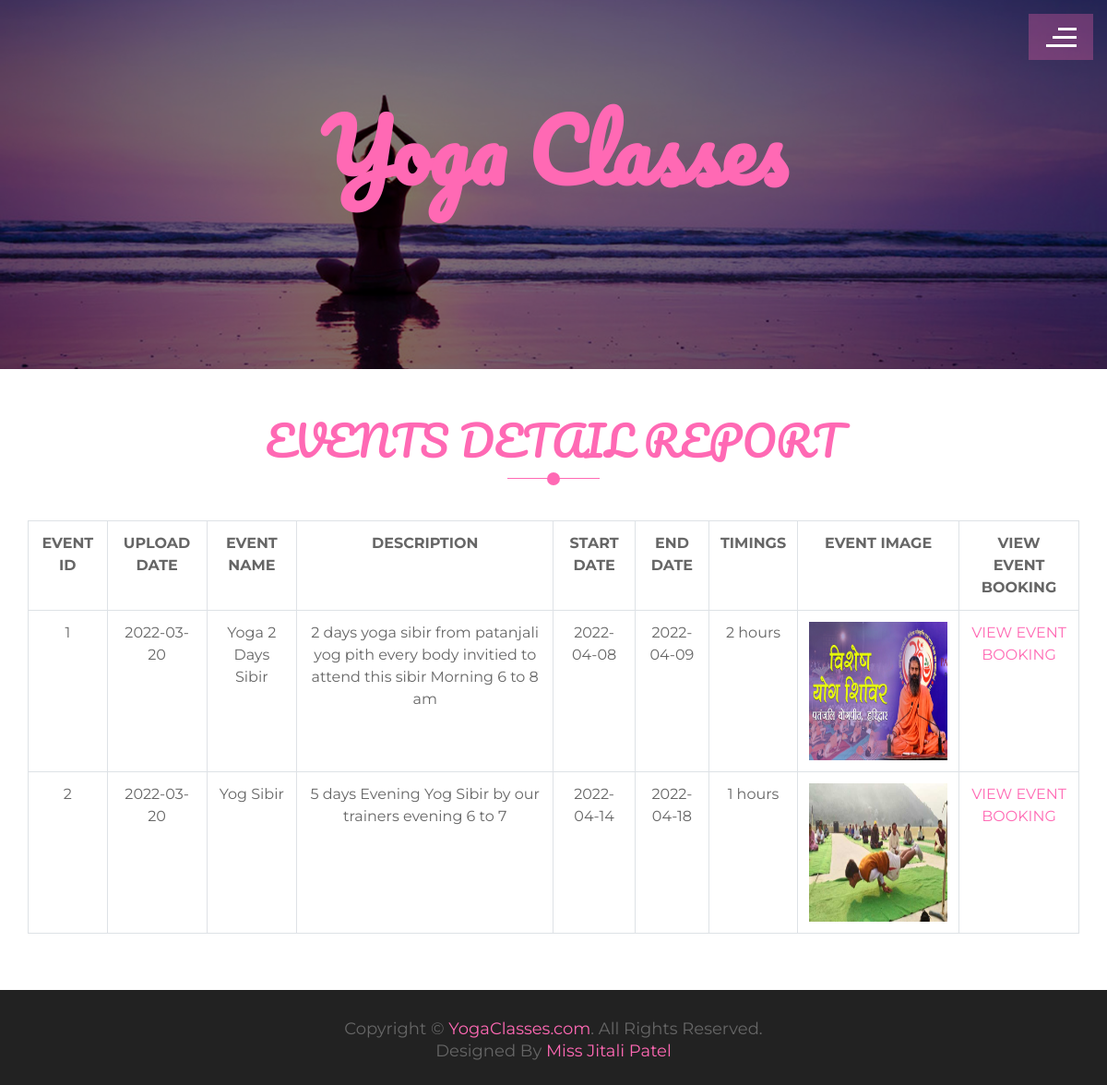
Screenshot of /admin_view_event_detail_report.php with the database file from the repository.
### tables this page shows
CREATE TABLE IF NOT EXISTS `event_master` (
  `event_id` int(10) NOT NULL,
  `upload_date` date NOT NULL,
  `event_name` varchar(50) NOT NULL,
  `event_description` varchar(200) NOT NULL,
  `event_start_date` date NOT NULL,
  `event_end_date` date NOT NULL,
  `event_timings` varchar(20) NOT NULL,
  `event_img` varchar(50) NOT NULL,
  PRIMARY KEY (`event_id`)
);

### admin_view_event_detail_report.php (the view, shortened to what this page needs)
<?php
include("admin_header.php");
?>
    <div class="header banner">
            <div class="container text-center">
                <div class="row">
                    <div class="col-md-12">
                        <h1><a class="brand" href="#">Yoga Classes</a></h1>
                    </div>
                </div>
            </div>
        </div>
        <div id="contact" style="padding-top: 50px;">
            <div class="container">
                <div class="section-header">
                    <h2> EVENTS DETAIL REPORT</h2>
                </div>
				<div class="row">
				<div class="col-md-12 contact-col">
                    <?php
					$res4=mysql_query("select * from event_master");
					if(mysql_num_rows($res4)>0)
					{
						echo "<table class='table table-bordered'>
								<tr>
									<th>EVENT ID</th>
									<th>UPLOAD DATE</th>
									<th>EVENT NAME</th>
									<th>DESCRIPTION</th>
									<th>START DATE</th>
									<th>END DATE</th>
									<th>TIMINGS</th>
									<th>EVENT IMAGE</th>
									<th>VIEW EVENT BOOKING</th>
								</tr>";
						while($r4=mysql_fetch_array($res4))
						{
							echo "<tr>";
							echo "<td>$r4[0]</td>";
							echo "<td>$r4[1]</td>";
							echo "<td>$r4[2]</td>";
							echo "<td>$r4[3]</td>";
							echo "<td>$r4[4]</td>";
							echo "<td>$r4[5]</td>";
							echo "<td>$r4[6]</td>";
							echo "<td><img src='$r4[7]' style='width:150px; height:150px;'></td>";
							echo "<td><a href='admin_view_event_wise_booking_report.php?eid=$r4[0]'>VIEW EVENT BOOKING</a></td>";
							echo "</tr>";
						}
						echo "</table>";
					}else{
						echo "<h2>No Course Found</h2>";
					}
					?>
                    </div>
				</div>
            </div>
        </div>
<?php
include("footer.php");
?>

### css/style.css (style rules this page uses)
* { box-sizing: border-box; }
body { color: #666; font-family: 'Montserrat', sans-serif; font-weight: 400; background: #ffffff; }
a { color: #FF69B4; transition: 0.5s; }
h1, h2, h3 { font-family: 'Pacifico', cursive; margin: 0; padding: 0; color: #666; }
.header { display: table; position: relative; background-image: url(../img/header-bg.jpg); background-size: cover; padding: 100px 0; color: #fff; width: 100%; height: 100vh; }
.header.banner { height: 400px; padding: 100px 0 40px 0; background-image: url(../img/abtbanner1.jpg); }
.header:after { content: ''; z-index: 0; position: absolute; background: rgba(0, 0, 0, 0.5); width: 100%; height: 100%; left: 0; top: 0; }
.header .container { position: relative; z-index: 1; text-align: center; display: table-cell; vertical-align: middle; width: 100%; }
.header .brand { font-size: 90px; line-height: 60px; margin-bottom: 45px; display: inline-block; }
.header h1 { font-size: 3rem; font-weight: 700; color: #fff; margin-bottom: 45px; }
.section-header { position: relative; text-align: center; margin-bottom: 60px; }
.section-header h2 { color: #FF69B4; font-size: 45px; }
.section-header::before { position: absolute; content: ''; height: 1px; width: 100px; bottom: -15px; left: calc(50% - 50px); background: #FF69B4; }
.section-header::after { position: absolute; content: ''; height: 14px; width: 14px; bottom: -22px; left: calc(50% - 7px); background: #FF69B4; border-radius: 10px; }
#contact { position: relative; padding: 0 0 45px 0; text-align: center; }
#contact .contact-col { padding: 0; }

### rows the page displays
event_master: event_id "1", upload_date "2022-03-20", event_name "Yoga 2 Days Sibir", event_description "2 days yoga sibir from patanjali yog pith every body invitied to attend this sibir Morning 6 to 8 am", event_start_date "2022-04-08", event_end_date "2022-04-09", event_timings "2 hours", event_img (picture)
event_master: event_id "2", upload_date "2022-03-20", event_name "Yog Sibir", event_description "5 days Evening Yog Sibir by our trainers evening 6 to 7", event_start_date "2022-04-14", event_end_date "2022-04-18", event_timings "1 hours", event_img (picture)
